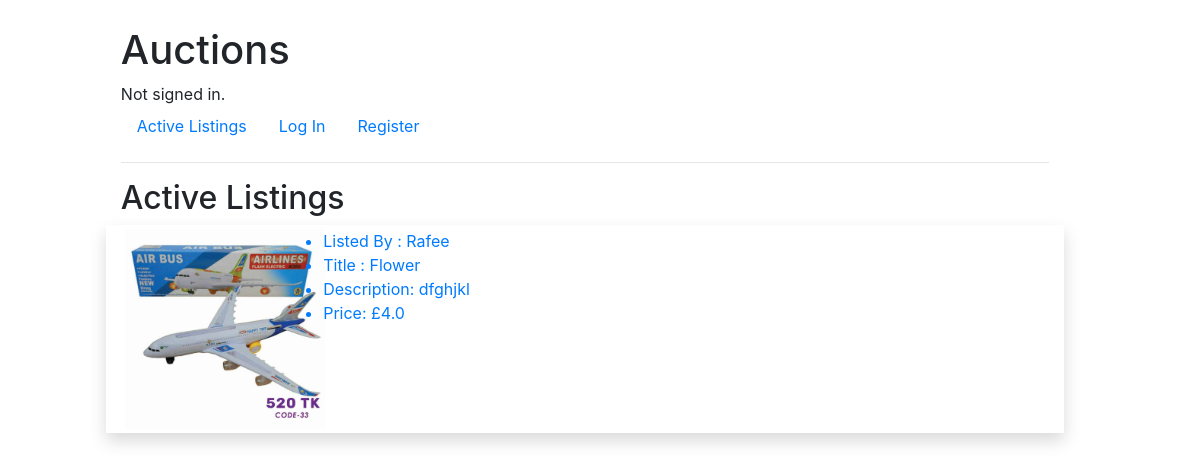
The app's page /, older data.
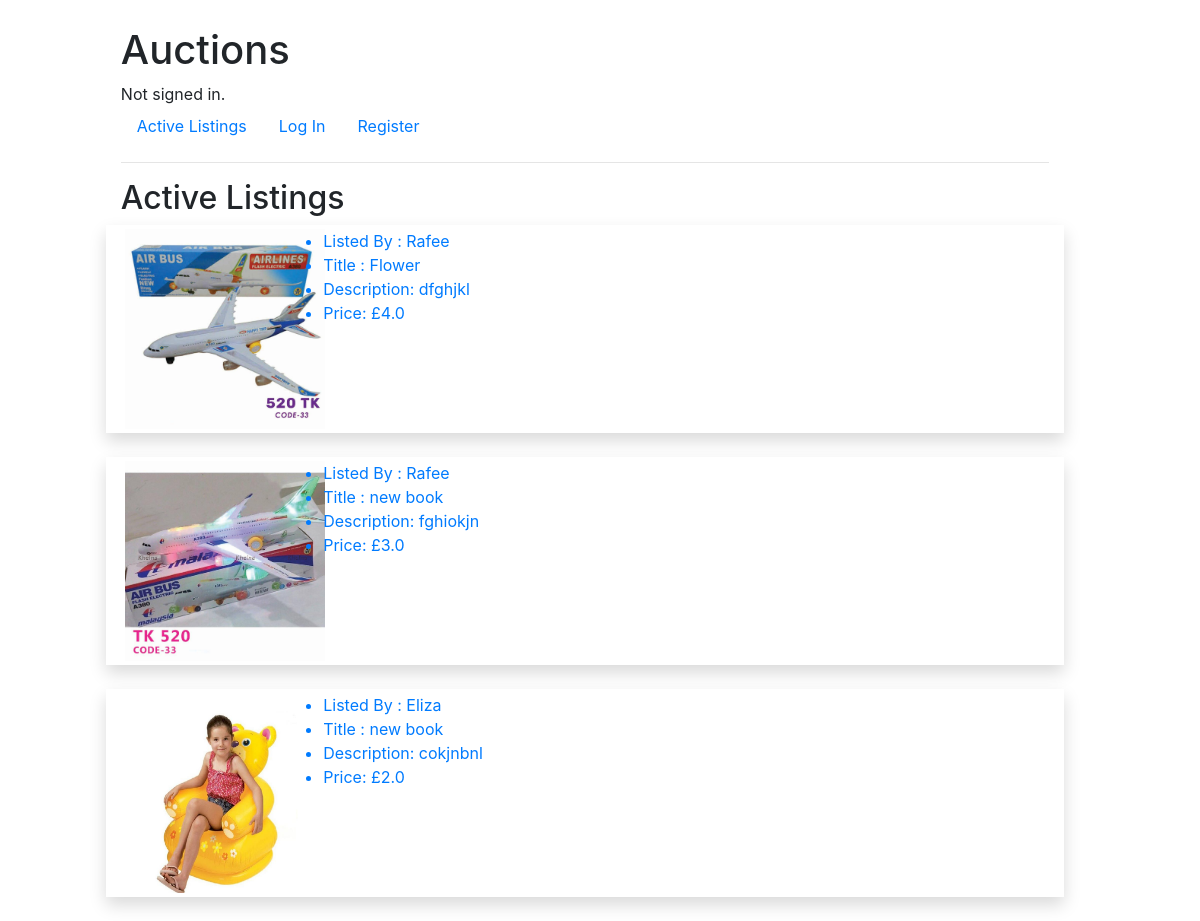
The same page, newer data.
### auctions/models.py (models this page shows, shortened)
class Listing(models.Model):
    listed_by = models.ForeignKey(settings.AUTH_USER_MODEL, on_delete=models.CASCADE)
    title = models.CharField(max_length=50)
    description = models.TextField(max_length=300)
    starting_bid = models.FloatField(max_length=254)
    image = models.ImageField(blank=True, null=True)
    category = models.CharField(max_length=50, blank=True)

class User(AbstractUser):
    pass

### auctions/views.py (the view)
# urls.py: path("", views.index, name="index"),
def index(request):
    return render(request, 'auctions/index.html', {
        'listings': Listing.objects.all()
    })

### auctions/templates/auctions/index.html (shortened to what this page needs)
{% extends "auctions/layout.html" %} {% block body %}
<h2>Active Listings</h2>
 {% if listings %} {% for listing in listings %}
  <div class="row mb-4 p-1 shadow">
    <div class="col-lg-2">
      <img src="{{ listing.image.url }}" class="image-style" />
    </div>
    <div class="col-lg-8">
      <a href="{% url 'auctions:listing_details' listing.id %}">
        <ul>
          <li>Listed By : {{ listing.listed_by }}</li>
          <li>Title : {{ listing.title }}</li>
          <li>Description: {{ listing.description }}</li>
          <li>Price: £{{ listing.starting_bid }}</li>
        </ul>
      </a>
    </div>
  </div>
{% endfor %} {% else %}
<ul>
  <li>No available Listing!</li>
</ul>
{% endif %} {% endblock %}

Row changes from the older to the newer data that the page shows:
added Listing: image (picture), listed_by "Rafee", title "new book", description "fghiokjn", starting_bid "3.0"
added Listing: image (picture), listed_by "Eliza", title "new book", description "cokjnbnl", starting_bid "2.0"
